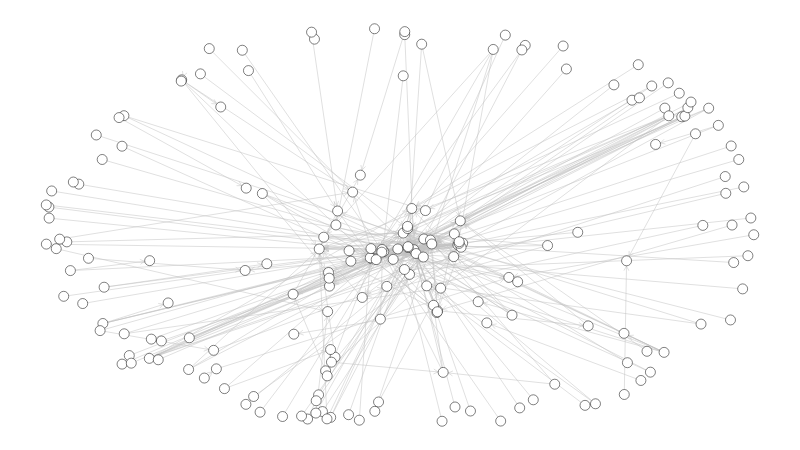

Write notebook code for a chart like this one.
### Code cell


### Figure 1 — Plotly figure (JSON) as saved in the notebook; plotly's stock layout.template omitted (floating-point values rounded to 4 significant figures; data arrays with more than 128 entries replaced by an {"elided": "..."} marker saying what was removed)
{"data": [{"hoverinfo": "none", "line": {"color": "rgb(192, 192, 192)", "width": 0.5}, "mode": "lines", "type": "scatter", "uid": "61e46fca-f857-11e8-be9a-0c5415a87eaa", "x": {"elided": "2673 float values"}, "y": {"elided": "2673 float values"}}, {"hoverinfo": "none", "marker": {"color": "rgb(255, 255, 255)", "line": {"color": "rgb(0, 0, 0)", "width": 0.5}, "size": 10}, "mode": "markers+text", "text": [], "textfont": {"color": "rgb(0, 0, 0)"}, "textposition": "top center", "type": "scatter", "uid": "61e46fcb-f857-11e8-a5ab-0c5415a87eaa", "x": {"elided": "197 float values"}, "y": {"elided": "197 float values"}}], "layout": {"height": 450, "margin": {"b": 0, "l": 0, "r": 0, "t": 0}, "showlegend": false, "width": 800, "xaxis": {"showgrid": false, "showticklabels": false, "zeroline": false}, "yaxis": {"showgrid": false, "showticklabels": false, "zeroline": false}}}
